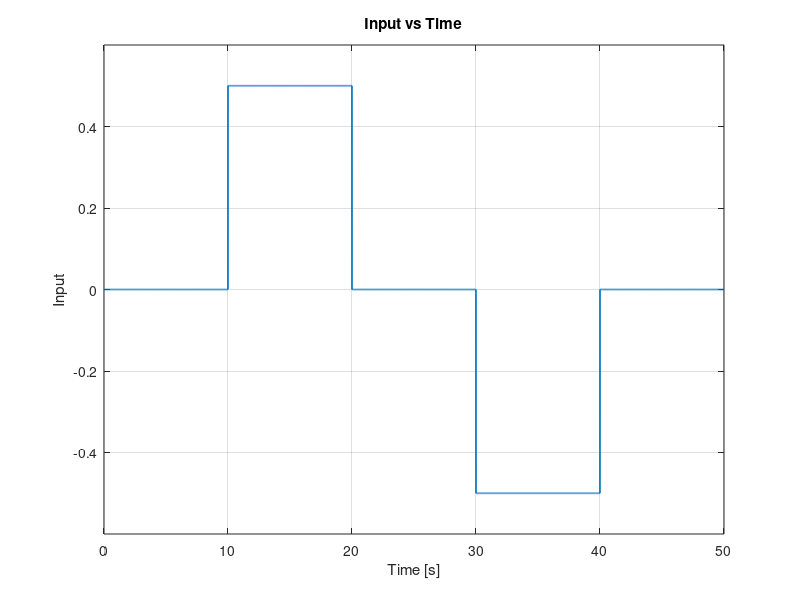
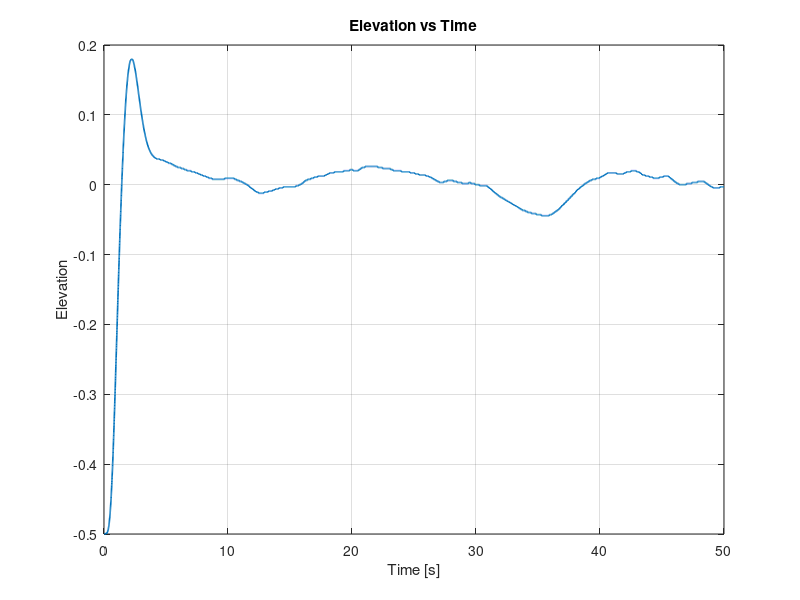

Reproduce these figures in MATLAB, in order.
%% Getting data from samme folder
% Record01.mat

clear;
clc;
close all;

data = load('Record01.mat');

% Get the matrix from the .mat file
vars = fieldnames(data);
X = data.(vars{1});

%% Init Plotting
% Har fil på 10x17922 double
% Trenger de første 50 Sekundene aldri mer
% Første er tid
% 2 = Input
% 3 = Vd
% 4 = Vs
% 5 = Travel 
% 6 = Travel Rate
% 7 = Pitch
% 8 = Pitch Rate
% 9 = Elevation
%10 = Elevation Rate

time            = X(1,:);
input           = X(2,:);
vd              = X(3,:);
vs              = X(4,:);
travel          = X(5,:);
travelRate      = X(6,:);
pitch           = X(7,:);
pitchRate       = X(8,:);
elevation       = X(9,:);
elevationRate   = X(10,:);

idx = time <= 50;
time          = time(idx);
input         = input(idx);
vd            = vd(idx);
vs            = vs(idx);
travel        = travel(idx);
travelRate    = travelRate(idx);
pitch         = pitch(idx);
pitchRate     = pitchRate(idx);
elevation     = elevation(idx);
elevationRate = elevationRate(idx);

%% Plot 1
% Plot time and input
figure;

plot(time, input, 'LineWidth', 1.2);

grid on;
xlabel('Time [s]');
ylabel('Input');
title('Input vs Time');

% Margin 10%
xlim([min(time) max(time)]);
ymin = min(input);
ymax = max(input);
margin = 0.1 * (ymax - ymin);
ylim([ymin - margin, ymax + margin]);

%% Plot 2
% Elevation
figure;

plot(time, elevation, 'LineWidth', 1.2);

grid on;
xlabel('Time [s]');
ylabel('Elevation');
title('Elevation vs Time');
